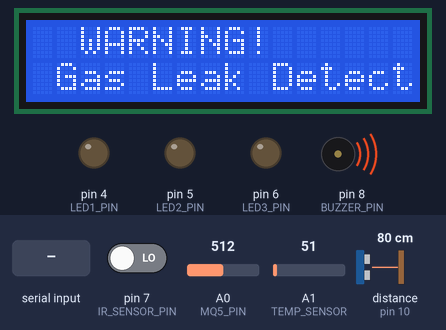
A sketch run on a simulated Arduino Uno, built with avr-gcc and run on an emulated ATmega328P. Shown: 16×2 character LCD, output pins drawn as LEDs (lit = HIGH), buzzer (waves = sounding, pin HIGH). Wiring (inferred from the names in the program): ultrasonic range finder: trigger pin 9; echo pin 10. The inputs (shaded band) are chosen by the test bench; at power-on: A0 (MQ5_PIN) = 512, pin 7 (IR_SENSOR_PIN) LOW, distance to the obstacle (sensor on pin 10) 80 cm, A1 (TEMP_SENSOR) = 51. The echo pulse lasts 58.3 µs per cm; pins used as bus, display or sensor lines are not drawn; what the sketch prints to the serial monitor is not drawn.

Above: at 1.2 s.
1.3 s: A0 (MQ5_PIN) set to 129
3.3 s: A0 (MQ5_PIN) set to 109
At 5.2 s:
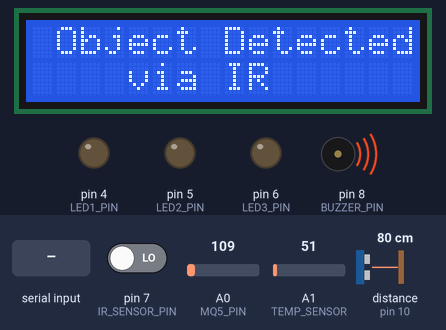
5.7 s: pin 7 (IR_SENSOR_PIN) driven HIGH
At 7.4 s:
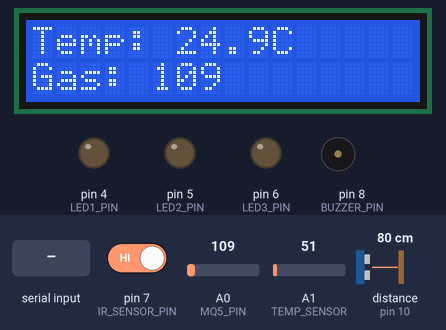
7.7 s: distance to the obstacle (sensor on pin 10) set to 12 cm
9.5 s: distance to the obstacle (sensor on pin 10) set to 9 cm
At 11.2 s:
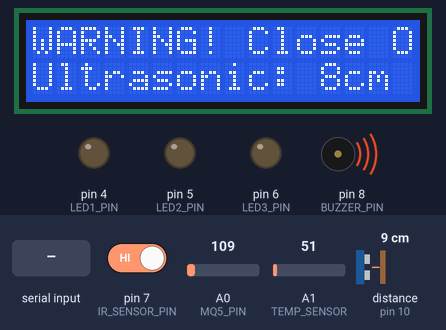
11.8 s: "1" received over Serial
At 13.0 s:
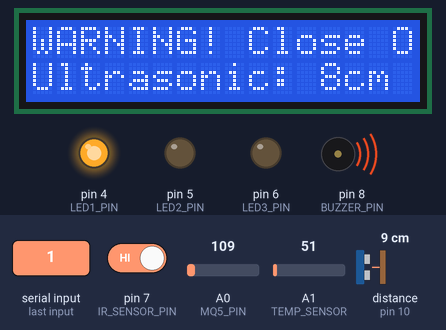
Timing chart, 0 to 14.8 s (numbered marks = the images above; inputs shaded):
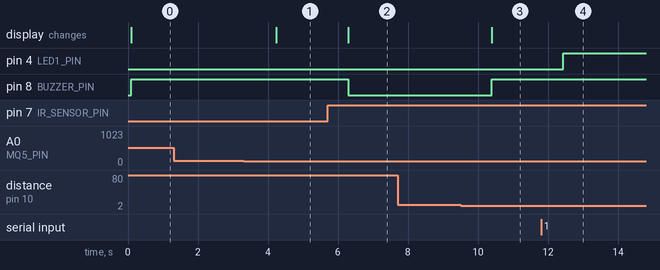

The sketch:

final_code.ino
```cpp
/*
Smart home
TO : IEEE Ras Graduation Project
By / Moaz Hany
*/
#include <Wire.h>
#include <LiquidCrystal_I2C.h>

#define TEMP_SENSOR A1
#define MQ5_PIN A0
#define BUZZER_PIN 8
#define IR_SENSOR_PIN 7
#define TRIG_PIN 9
#define ECHO_PIN 10

#define LED1_PIN 4
#define LED2_PIN 5
#define LED3_PIN 6

#define GAS_THRESHOLD 120
#define DISTANCE_THRESHOLD 10

LiquidCrystal_I2C lcd(0x27, 16, 2);

bool led1State = false;
bool led2State = false;
bool led3State = false;

void setup() {
    pinMode(BUZZER_PIN, OUTPUT);
    pinMode(IR_SENSOR_PIN, INPUT);
    pinMode(TRIG_PIN, OUTPUT);
    pinMode(ECHO_PIN, INPUT);

    pinMode(LED1_PIN, OUTPUT);
    pinMode(LED2_PIN, OUTPUT);
    pinMode(LED3_PIN, OUTPUT);

    Serial.begin(9600);

    lcd.init();
    lcd.backlight();
}

long readUltrasonicDistance() {
    digitalWrite(TRIG_PIN, LOW);
    delayMicroseconds(2);
    digitalWrite(TRIG_PIN, HIGH);
    delayMicroseconds(10);
    digitalWrite(TRIG_PIN, LOW);

    long duration = pulseIn(ECHO_PIN, HIGH);
    long distance = duration * 0.034 / 2;
    return distance;
}

void loop() {
    int tempValue = analogRead(TEMP_SENSOR);
    float temperature = (tempValue * 5.0 * 100.0) / 1024.0;

    int gasValue = analogRead(MQ5_PIN);

    bool objectDetected = digitalRead(IR_SENSOR_PIN) == LOW;

    long distance = readUltrasonicDistance();

    if (Serial.available() > 0) {
        char cmd = Serial.read();

        switch (cmd) {
            case '1':
                led1State = !led1State;
                digitalWrite(LED1_PIN, led1State ? HIGH : LOW);
                Serial.println(led1State ? "LED1 ON" : "LED1 OFF");
                break;

            case '2':
                led2State = !led2State;
                digitalWrite(LED2_PIN, led2State ? HIGH : LOW);
                Serial.println(led2State ? "LED2 ON" : "LED2 OFF");
                break;

            case '3':
                led3State = !led3State;
                digitalWrite(LED3_PIN, led3State ? HIGH : LOW);
                Serial.println(led3State ? "LED3 ON" : "LED3 OFF");
                break;

            default:
                Serial.println("Type 1, 2, or 3 to toggle LEDs");
                break;
        }
    }

    if (gasValue > GAS_THRESHOLD) {
        lcd.clear();
        lcd.setCursor(2, 0);
        lcd.print("WARNING!");
        lcd.setCursor(1, 1);
        lcd.print("Gas Leak Detected!");
        digitalWrite(BUZZER_PIN, HIGH);
    }
    else if (objectDetected) {
        lcd.clear();
        lcd.setCursor(1, 0);
        lcd.print("Object Detected");
        lcd.setCursor(4, 1);
        lcd.print("via IR");
        digitalWrite(BUZZER_PIN, HIGH);
    }
    else if (distance < DISTANCE_THRESHOLD) {
        lcd.clear();
        lcd.setCursor(0, 0);
        lcd.print("WARNING! Close Obj");
        lcd.setCursor(0, 1);
        lcd.print("Ultrasonic: ");
        lcd.print(distance);
        lcd.print("cm");
        digitalWrite(BUZZER_PIN, HIGH);
    }
    else {
        lcd.clear();
        lcd.setCursor(0, 0);
        lcd.print("Temp: ");
        lcd.print(temperature, 1);
        lcd.print("C");

        lcd.setCursor(0, 1);
        lcd.print("Gas: ");
        lcd.print(gasValue);

        digitalWrite(BUZZER_PIN, LOW);
    }

    delay(1000);
}
```

Measured:
- the behaviour switches between 121 and 120 on A0 (MQ5_PIN) (found by bisection; images 0 and 1)
- the behaviour switches between 11 and 10 cm on distance to the obstacle (sensor on pin 10) (found by bisection; images 2 and 3)
- after the input at 1.3 s, every drawn part: stays the same
- after the input at 3.3 s, the display: changes after 0.93 s (image 1)
- after the input at 5.7 s, pin 8 (BUZZER_PIN): HIGH → LOW after 0.59 s; the display: changes after 0.59 s (image 2)
- after the input at 7.7 s, every drawn part: stays the same
- after the input at 9.5 s, pin 8 (BUZZER_PIN): LOW → HIGH after 0.90 s; the display: changes after 0.90 s (image 3)
- after the input at 11.8 s, pin 4 (LED1_PIN): LOW → HIGH after 0.64 s
